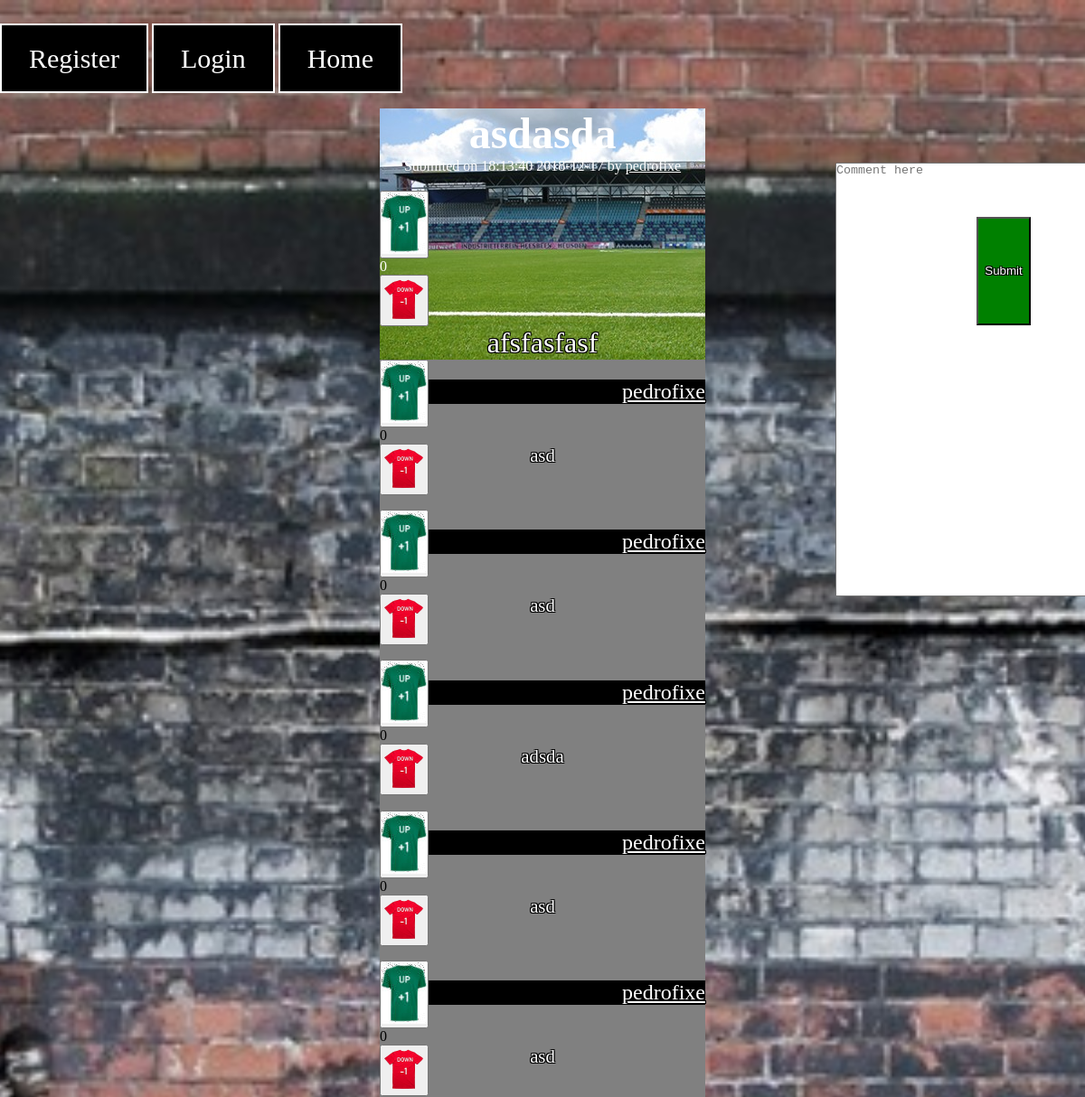
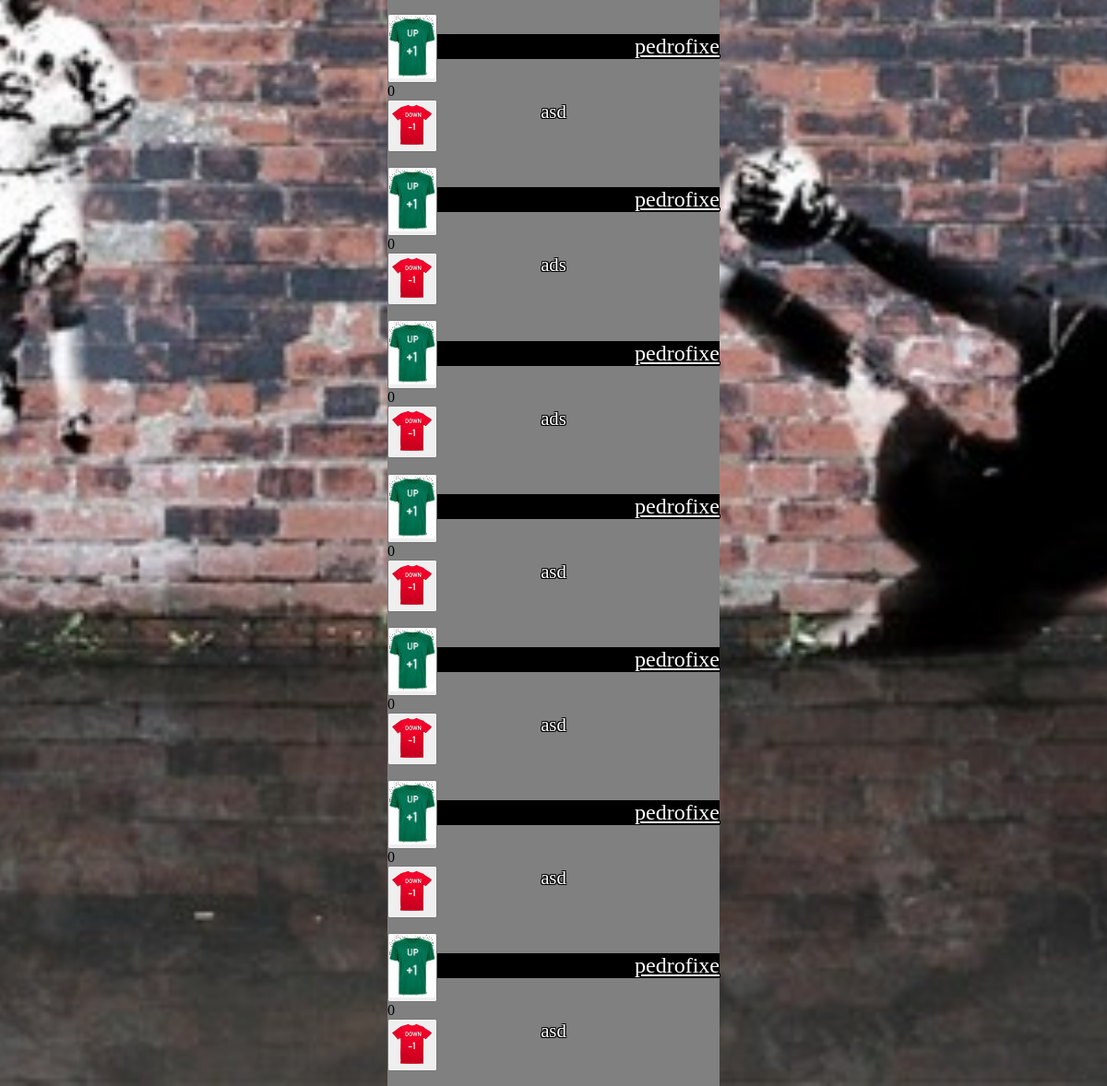
Page /postPage.php?id=3 on the earlier database version (2 pictures, top to bottom).
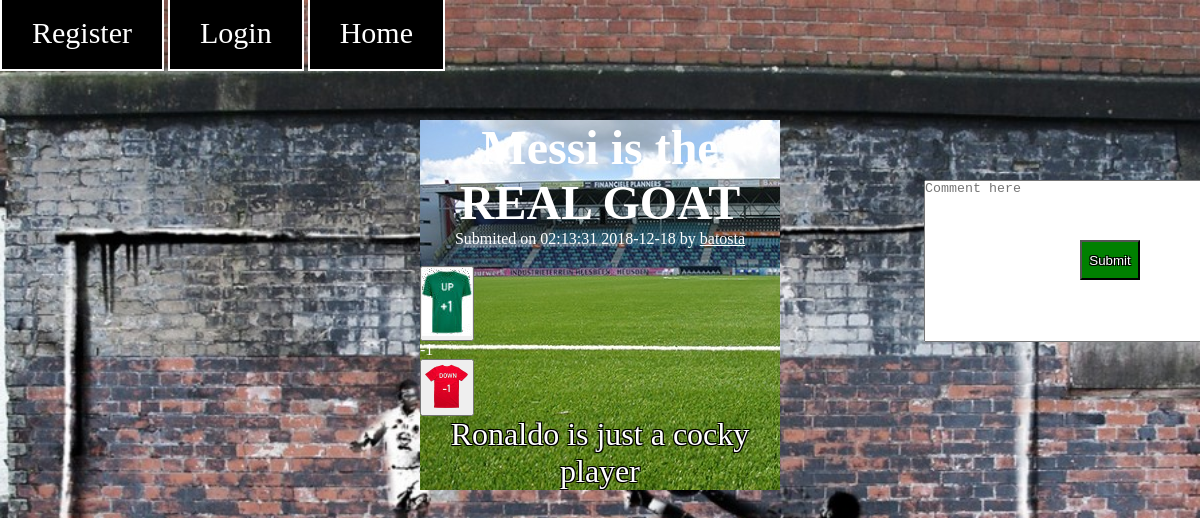
Same page on the later database version.
### tables this page shows
CREATE TABLE Post (
	idPost		INTEGER NOT NULL PRIMARY KEY,
	idUser		INTEGER REFERENCES User (idUser),

	Title 		VARCHAR (100) NOT NULL,
	Text		VARCHAR (1000) NOT NULL,

	Link		VARCHAR NOT NULL,

	Date		INTEGER NOT NULL,

	Upvotes		INTEGER,
	Downvotes	INTEGER
);

CREATE TABLE User (
    idUser      INTEGER  NOT NULL PRIMARY KEY,

    username	VARCHAR (50) NOT NULL UNIQUE,
	password	VARCHAR NOT NULL,
	age 		INTEGER NOT NULL,
	email		VARCHAR (100) NOT NULL UNIQUE,
	pic			VARCHAR NOT NULL
);

CREATE TABLE Comment (
	idComment	INTEGER NOT NULL PRIMARY KEY,
	idUser		INTEGER REFERENCES User (idUser),
	idPost 		INTEGER REFERENCES Post (idPost),

	Text		VARCHAR (500) NOT NULL,

	Upvotes		INTEGER,
	Downvotes	INTEGER
);

### utilities.php (called while the page is built, shortened)
<?php
	function getUsernameFromID($dbh, $id)
	{
		$query = $dbh->prepare('SELECT * FROM User WHERE idUser = ?');
		$query->execute(array($id));
		$results = $query->fetchAll();
		return $results[0]['username'];
	}
	function loggedIn()
	{
		$session = session_start();
		if (isset($_SESSION['id']))
		{
			$id = $_SESSION['id'];
			return $id;
		}
		else
		{
			return -1;
		}
	}
?>

### postPage.php (the view, shortened to what this page needs)
<?php
	include_once("utilities.php");
	$idPost = $_GET['id'];
	$idPost = preg_replace("/[^0-9]/", "", $idPost);
	$dbh = new PDO('sqlite:database.db');
	$dbh->setAttribute(PDO::ATTR_EMULATE_PREPARES, false);
	$query1 = $dbh->prepare('SELECT * FROM Post WHERE idPost = ?');
	$status1 = $query1->execute(array($idPost));
	$fetched1 = $query1->fetchAll();
	if (count($fetched1) == 1)
	{
		$post = $fetched1[0];
		$idPost = $post['idPost'];
		$idUser = $post['idUser'];
		$username = getUsernameFromID($dbh, $idUser);
		$Title = $post['Title'];
		$Text = $post['Text'];
		$Link = $post['Link'];
		$Date = $post['Date'];
		$Upvotes = $post['Upvotes'];
		$Downvotes = $post['Downvotes'];
		$paragraphs = explode("\n", $Text);
		if (substr($Link, 0, 7) != "http://")
			$Link = "http://" . $Link;
	}
	$query2 = $dbh->prepare('SELECT * FROM user, (SELECT * FROM Comment WHERE idPost = ?) as comments where user.idUser = comments.idUser');
	$status2 = $query2->execute(array($idPost));
	$comments = $query2->fetchAll();
?>
<!DOCTYPE html>
<html>
<head>
	<link href="style.css" rel="stylesheet">
</head>
	<body>
		<div class="postPageMenu">
			<ul>
				<?php
					$id = loggedIn();
					if ($id == -1) : ?>
						<li class="active"> <a href="register.html">Register</a> </li>
						<li class="active"> <a href="login.html">Login</a> </li>
						<li class="active"> <a href="index.php">Home</a> </li>
					<?php else : ?>
						<li class="active"> <a href="profile.php">Profile</a> </li>
						<li class="active"> <a href="logout.php">Logout</a> </li>
						<li class="active"> <a href="index.php">Home</a> </li>
					<?php endif; ?>
			</ul>
		</div>
		<textarea id="commentText" placeholder="Comment here" rows="4" cols="40" maxlength="500" required></textarea>
		<button id="submitComment" onclick="registerComment(<?=$idPost?>)" > Submit </button>
		<section id="post">
			<article>
				<header>
					<h1>
						<?php if ($Link != "http://")
								  echo "<a href=\"$Link\">$Title</a>";
							  else
							  	  echo "$Title"; ?>
					</h1>
				</header>
				Submited on <?= date('H:i:s Y-m-d', $Date)?> by <a href="profile.php?id=<?= $idUser ?>" class='submitter'><?=$username?></a><br><br>
				<div class="post-votes">
					<div class='ball up' >
						<button onclick='upVote(<?=$idPost?>)' id='upVote()'>
							<img src="./images/upvote.jpg">
						</button>
					</div>
					<div id="numberOfVotesPost<?=$idPost?>"><?= $Upvotes-$Downvotes?></div>
					<div class='ball down' id='downvote()'>
						<button onclick='downVote(<?=$idPost?>)' id='downVote()'>
							<img src="images/downvote1.png">
						</button>
					</div>
				</div>
				<?php foreach ($paragraphs as $paragraph) { ?>
				<p><?=$paragraph?><p>
				<?php } ?>
			</article>
		</section>
		<section id="comments">
			<?php foreach ($comments as $comment) { ?>
				<div id="comment<?=$comment['idComment']?>">
					<div class="comment-votes">
						<div class='ball up' >
							<button onclick='upVoteComment(<?=$comment['idComment']?>)' id='upVoteComment()'>
								<img src="./images/upvote.jpg">
							</button>
						</div>
						<div id="numberOfVotesComment<?=$comment['idComment']?>"><?=$comment['Upvotes']-$comment['Downvotes']?></div>
						<div class='ball down' id='downvote()'>
							<button onclick='downVoteComment(<?=$comment['idComment']?>)' id='downVoteComment()'>
								<img src="images/downvote1.png">
							</button>
						</div>
					</div>
					<div class="commentUsername">
						<a href="profile.php?id=<?= $comment['idUser'] ?>" class='submitter'><?=$comment['username']?></a> <br>
					</div>
					<div class="commentText">
						<?=$comment['Text']?><br><br><br>
					</div>
				</div>
				<?php } ?>
		</section>
	</body>
</html>

Differences in the rows shown:
removed post: Title "asdasda", Date "18:13:40 2018-12-17", idUser.username "pedrofixe", $Upvotes-$Downvotes "0", Text "afsfasfasf"
removed comment: $comment['Upvotes']-$comment['Downvotes'] "0", idUser.username "pedrofixe", Text "asd"
removed comment: $comment['Upvotes']-$comment['Downvotes'] "0", idUser.username "pedrofixe", Text "asd"
removed comment: $comment['Upvotes']-$comment['Downvotes'] "0", idUser.username "pedrofixe", Text "adsda"
removed comment: $comment['Upvotes']-$comment['Downvotes'] "0", idUser.username "pedrofixe", Text "asd"
removed comment: $comment['Upvotes']-$comment['Downvotes'] "0", idUser.username "pedrofixe", Text "asd"
removed comment: $comment['Upvotes']-$comment['Downvotes'] "0", idUser.username "pedrofixe", Text "asd"
removed comment: $comment['Upvotes']-$comment['Downvotes'] "0", idUser.username "pedrofixe", Text "ads"
removed comment: $comment['Upvotes']-$comment['Downvotes'] "0", idUser.username "pedrofixe", Text "ads"
removed comment: $comment['Upvotes']-$comment['Downvotes'] "0", idUser.username "pedrofixe", Text "asd"
removed comment: $comment['Upvotes']-$comment['Downvotes'] "0", idUser.username "pedrofixe", Text "asd"
removed comment: $comment['Upvotes']-$comment['Downvotes'] "0", idUser.username "pedrofixe", Text "asd"
removed comment: $comment['Upvotes']-$comment['Downvotes'] "0", idUser.username "pedrofixe", Text "asd"
added post: Title "Messi is the REAL GOAT", Date "02:13:31 2018-12-18", idUser.username "batosta", $Upvotes-$Downvotes "-1", Text "Ronaldo is just a cocky player"
